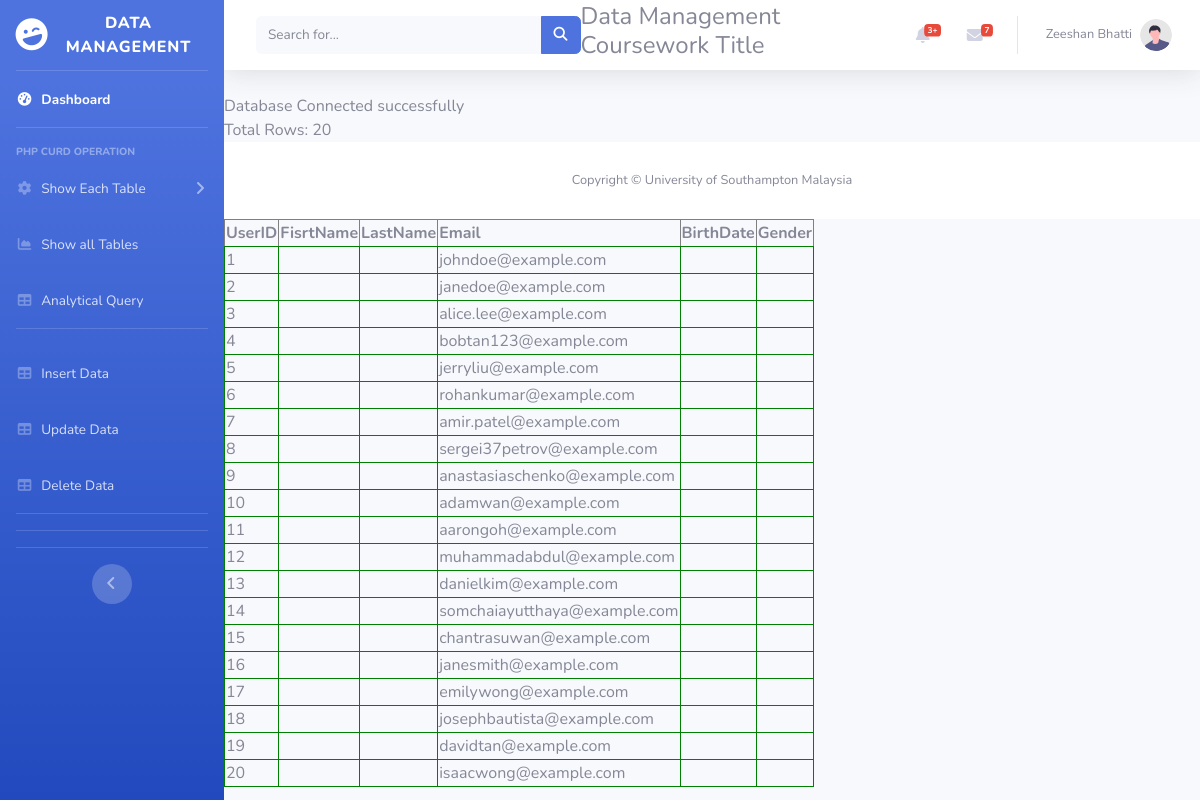
The page /readTable.php on the database its author committed.
### tables this page shows
CREATE TABLE `user` (
  `UserID` int(11) PRIMARY KEY AUTO_INCREMENT NOT NULL,
  `UserName` varchar(255) NOT NULL,
  `PasswordHash` varchar(255) NOT NULL,
  `UserIcon` varchar(255) NOT NULL,
  `UserPermissionLevel` int(11) NOT NULL,
  `PhoneNumber` varchar(20) NOT NULL UNIQUE,
  `Email` varchar(32) NOT NULL UNIQUE

);

### readTable.php (the view)
<?php
 include 'db_connect.php';
 include 'sideBarMenu.php';
 $conn = mysqli_connect($servername, $username, $password, $dbname);
    if (!$conn) {
    die("Connection failed: " . mysqli_connect_error());
    }
    else {
        echo "Database Connected successfully";
    }
    $sql = "SELECT * FROM User";
    $result = mysqli_query($conn, $sql);
    echo "<br> Total Rows: " . mysqli_num_rows($result);
    echo "<table border='1'>";
    echo "<thead>";
    echo "   <tr>";
    echo "            <th>UserID</th>";
     echo "           <th>FisrtName</th>";
     echo "           <th>LastName</th>";
     echo "           <th>Email</th>";
     echo "           <th>BirthDate</th>";
     echo "           <th>Gender</th>";
     echo "       </tr>";
    if (mysqli_num_rows($result) > 0) {
        while($row = mysqli_fetch_assoc($result)){
            echo "<tr style='border:1px green solid'>";
            echo "<td>".$row["UserID"]  ."</td>";
            echo    "<td>".$row['FirstName']. "</td>";
            echo   "<td>".$row['LastName']. "</td>";
            echo   "<td>".$row['Email']. "</td>";
            echo   "<td>".$row['BirthDate']. "</td>";
            echo   "<td>".$row['Gender']."</td>";
        }
    }
?>
<?php
include 'footer.php';
?>

### rows shown on the page
user: UserID "1", Email "johndoe@example.com"
user: UserID "2", Email "janedoe@example.com"
user: UserID "3", Email "alice.lee@example.com"
user: UserID "4", Email "bobtan123@example.com"
user: UserID "5", Email "jerryliu@example.com"
user: UserID "6", Email "rohankumar@example.com"
user: UserID "7", Email "amir.patel@example.com"
user: UserID "8", Email "sergei37petrov@example.com"
user: UserID "9", Email "anastasiaschenko@example.com"
user: UserID "10", Email "adamwan@example.com"
user: UserID "11", Email "aarongoh@example.com"
user: UserID "12", Email "muhammadabdul@example.com"
user: UserID "13", Email "danielkim@example.com"
user: UserID "14", Email "somchaiayutthaya@example.com"
user: UserID "15", Email "chantrasuwan@example.com"
user: UserID "16", Email "janesmith@example.com"
user: UserID "17", Email "emilywong@example.com"
user: UserID "18", Email "josephbautista@example.com"
user: UserID "19", Email "davidtan@example.com"
user: UserID "20", Email "isaacwong@example.com"

### other values the page prints
mysqli_num_rows($result) "20"
